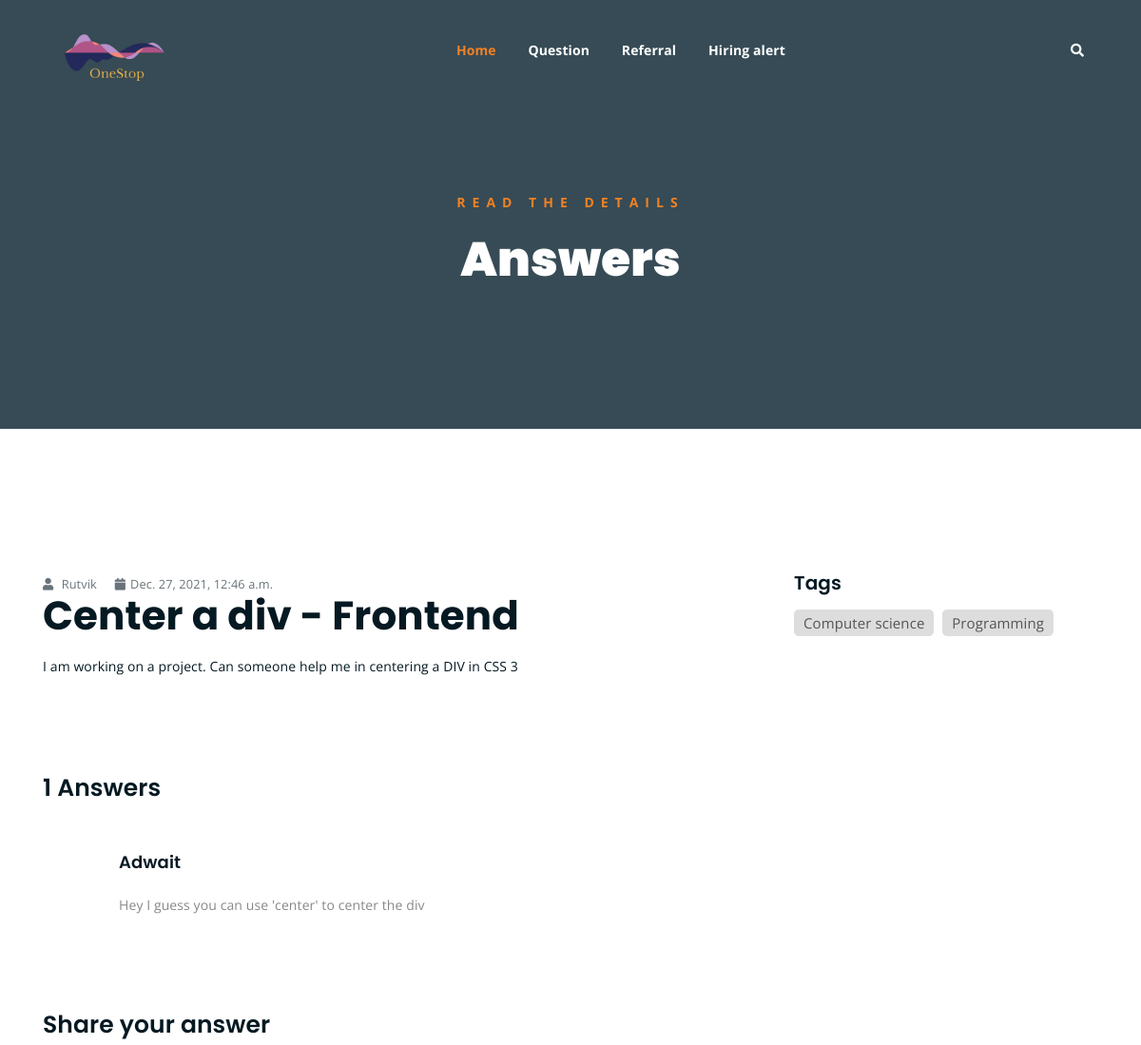
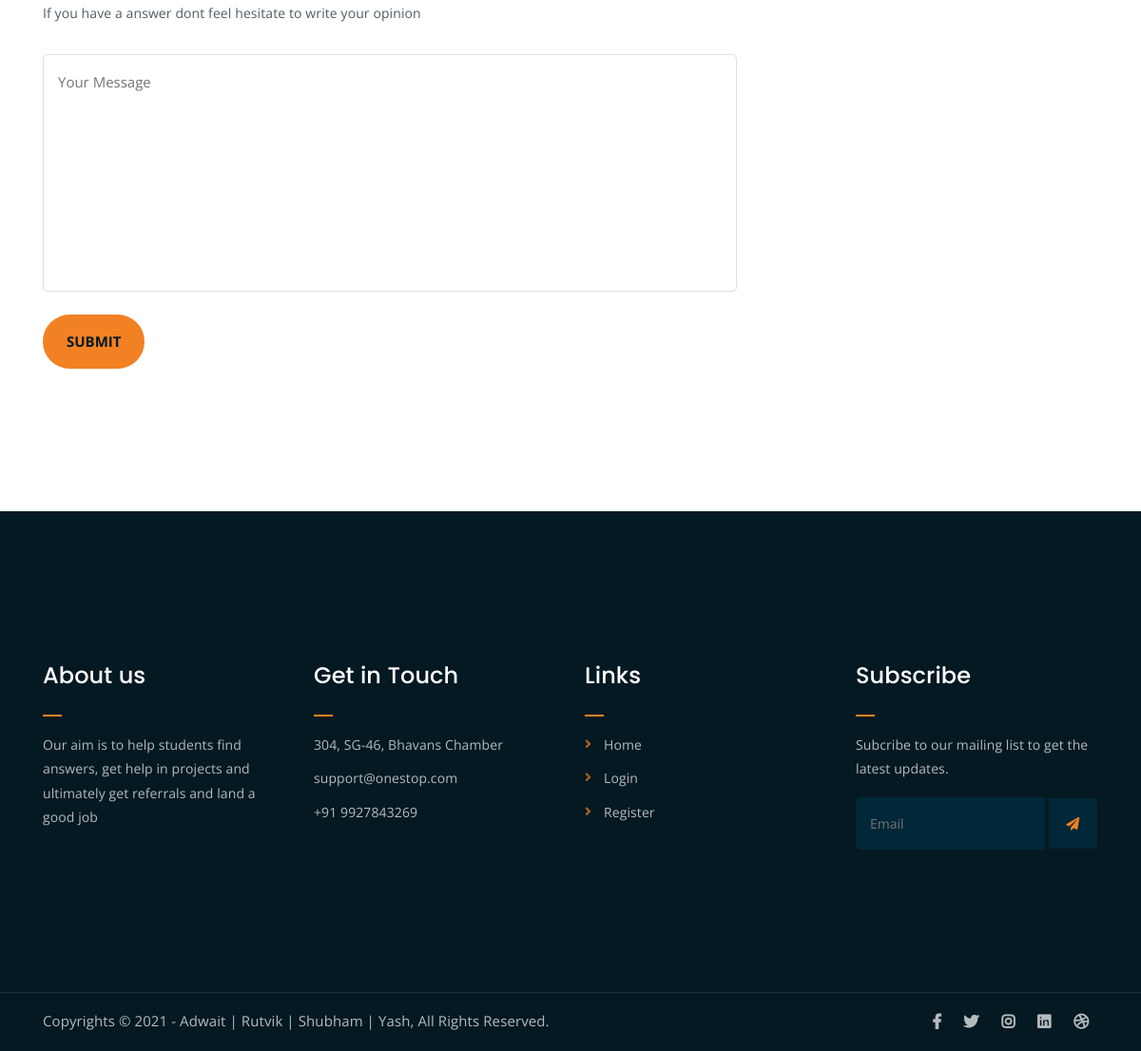
Page /Question/3/ on the committed database (2 pictures, top to bottom).
### main/models.py (models this page shows)
class Question(models.Model):
    title = models.CharField(max_length=500)
    description = models.TextField()
    image = models.ImageField(upload_to='mainapp/question_images/', null=True)
    student = models.ForeignKey(User, on_delete=models.CASCADE)
    date_posted = models.DateTimeField(default=datetime.datetime.now)

class Answer(models.Model):
    question = models.ForeignKey(Question,on_delete=models.CASCADE)
    description = models.TextField()
    image = models.ImageField(upload_to='mainapp/question_images/', null=True)
    student = models.ForeignKey(User, on_delete=models.CASCADE)
    date_posted = models.DateTimeField(default=datetime.datetime.now())

### main/views.py (the view)
# urls.py: path("Question/<int:pk>/", QuestionDetailView, name="Questions-detail"),
def QuestionDetailView(request, pk):
    context = {
        "question": Question.objects.filter(pk=pk).first(),
        "answers": Answer.objects.filter(question__pk=pk),
    }
    return render(request, "main/Question_detail.html", context)

### main/templates/main/Question_detail.html (shortened to what this page needs)
{% extends "main/base.html" %} {% block content%}
<div class="breadcrumb-section breadcrumb-bg">
    <div class="container">
        <div class="row">
            <div class="col-lg-8 offset-lg-2 text-center">
                <div class="breadcrumb-text">
                    <p>Read the Details</p>
                    <h1>Answers</h1>
                </div>
            </div>
        </div>
    </div>
</div>
<div class="mt-150 mb-150">
    <div class="container">
        <div class="row">
            <div class="col-lg-8">
                <div class="single-article-section">
                    <div class="single-article-text">
                        <p class="blog-meta">
                            <span class="author"><i class="fas fa-user"></i> {{question.student.username}}</span>
                            <span class="date"><i class="fas fa-calendar"></i>{{question.date_posted}}</span>
                        </p>
                    </div>
                    <h2>
                        {{question.title}}
                    </h2>
                    <p>
                        {{question.description}}
                    </p>
                    <div class="comments-list-wrap">
                        <h3 class="comment-count-title">{{answers.count}} Answers</h3>
                        <div class="comment-list">
                            {%for ans in answers%}
                            <div class="single-comment-body">
                                <div class="comment-text-body">
                                    <h4>{{ans.student.username}} </h4>
                                    <p>{{ans.description}}</p>
                                </div>
                            </div>
                            {%endfor%}
                        </div>
                    </div>
                    <div class="comment-template">
                        <h4>Share your answer</h4>
                        <p>If you have a answer dont feel hesitate to write your opinion</p>
                        <form action="{% url 'answers' question.pk %}" method="POST">
                            <p><textarea name="answer" id="answer" cols="30" rows="10"
                                    placeholder="Your Message"></textarea></p>
                            <p><input type="submit" value="Submit"></p>
                        </form>
                    </div>
                </div>
            </div>
            <div class="col-lg-4">
                <div class="sidebar-section">
                    <div class="tag-section">
                        <h4>Tags</h4>
                        <ul>
                            <li><a>Computer science </a></li>
                            <li><a>Programming</a></li>
                        </ul>
                    </div>
                </div>
            </div>
        </div>
    </div>
</div>
{% endblock content%}

### main/static/main/css/main.css (style rules this page uses)
html { font-size: 14px; font-weight: 400; line-height: 28px; height: 100%; }
body { font-family: "Open Sans", sans-serif; font-weight: 400; font-size: 1rem; letter-spacing: 0.1px; line-height: 1.8; color: #051922; overflow-x: hidden; }
a { cursor: pointer; text-decoration: none; -webkit-transition: all 0.2s ease-in-out; -o-transition: all 0.2s ease-in-out; transition: all 0.2s ease-in-out; }
h1, .h1, h2, .h2, h3, .h3, h4, .h4, h5, .h5, h6, .h6 { font-family: "Poppins", sans-serif; font-weight: 700; margin: 0 0 1.25rem 0; color: #051922; }
h1:last-child, .h1:last-child, h2:last-child, .h2:last-child, h3:last-child, .h3:last-child, h4:last-child, .h4:last-child, h5:last-child, .h5:last-child, h6:last-child, .h6:last-child { margin: 0; }
h1, .h1 { font-size: 4rem; font-weight: 700; line-height: 4rem; }
h2, .h2 { font-size: 3rem; font-weight: 700; line-height: 3.25rem; }
h3, .h3 { font-size: 2rem; font-weight: 700; line-height: 2.25rem; }
h4, .h4 { font-size: 1.5rem; font-weight: 700; line-height: 1.75rem; }
p { font-family: "Open Sans", sans-serif; font-weight: 400; font-size: 1rem; letter-spacing: 0.1px; line-height: 1.8; color: #051922; margin: 0 0 1.25rem 0; }
p:last-child { margin: 0; }
.mt-150 { margin-top: 150px; }
.mb-150 { margin-bottom: 150px; }
.breadcrumb-bg { background-image: url(../img/breadcrumb-bg.jpg); }
.breadcrumb-text p { color: #F28123; font-weight: 700; text-transform: uppercase; letter-spacing: 7px; }
.breadcrumb-text h1 { font-size: 50px; font-weight: 900; color: #fff; margin: 0; margin-top: 20px; }
.breadcrumb-section { padding: 150px 0; background-size: cover; background-position: center center; position: relative; z-index: 1; background-attachment: fixed; padding-top: 200px; }
.breadcrumb-section:after { position: absolute; left: 0; top: 0; width: 100%; height: 100%; content: ""; background-color: #07212e; z-index: -1; opacity: 0.8; }
input[type="submit"] { -webkit-transition: 0.3s; -o-transition: 0.3s; transition: 0.3s; border-radius: 50px !important; }
.sidebar-section ul li a { -webkit-transition: 0.3s; -o-transition: 0.3s; transition: 0.3s; }
html, body { height: 100%; }
input[type="submit"] { background-color: #F28123; color: #051922; font-weight: 700; text-transform: uppercase; font-size: 15px; border: none !important; cursor: pointer; padding: 15px 25px; border-radius: 3px; }
p.blog-meta span { margin-right: 15px; opacity: 0.6; color: #051922; font-size: 0.85em; }
p.blog-meta span:last-child { margin-right: 0; }
p.blog-meta span i { margin-right: 5px; }
.single-article-text p { font-size: 15px; line-height: 1.6; color: #051922; }
.comments-list-wrap { margin: 100px 0; }
.comments-list-wrap h3 { font-size: 25px; font-weight: 600; margin-bottom: 50px; }
.comment-template h4 { font-size: 25px; font-weight: 600; margin-bottom: 50px; }
.single-comment-body { position: relative; }
.comment-text-body { padding-left: 80px; margin-bottom: 40px; }
.comment-text-body h4 { font-size: 18px; font-weight: 600; }
.comment-text-body p { color: #888; line-height: 2; margin: 0; }
.comment-template h4 { margin-bottom: 10px; }
.comment-template > p { opacity: 0.7; margin-bottom: 30px; }
.comment-template form p textarea { border: 1px solid #ddd; padding: 15px; font-size: 15px; color: #051922; border-radius: 5px; height: 250px; resize: none; width: 100%; }
.sidebar-section { margin-left: 30px; }
.sidebar-section h4 { font-size: 20px; font-weight: 600; margin-bottom: 15px; }
.sidebar-section ul { margin: 0; padding: 0; list-style: none; }
.sidebar-section ul li { line-height: 1.5; }
.sidebar-section ul li a { color: #555; font-size: 15px; }
.sidebar-section > div { margin-bottom: 60px; }
.sidebar-section > div:last-child { margin-bottom: 0; }
.tag-section ul li { display: inline-block; }
.tag-section ul li a { background-color: #ddd; padding: 3px 10px; display: block; border-radius: 5px; margin-bottom: 10px; margin-right: 5px; }

### rows in the picture
Question: student.username "Rutvik", date_posted "Dec. 27, 2021, 12:46 a.m.", title "Center a div - Frontend", description "I am working on a project. Can someone help me in centering a DIV in CSS 3"
Answer: student.username "Adwait", description "Hey I guess you can use 'center' to center the div"

### other values in the picture
{{ answers.count }} "1"
